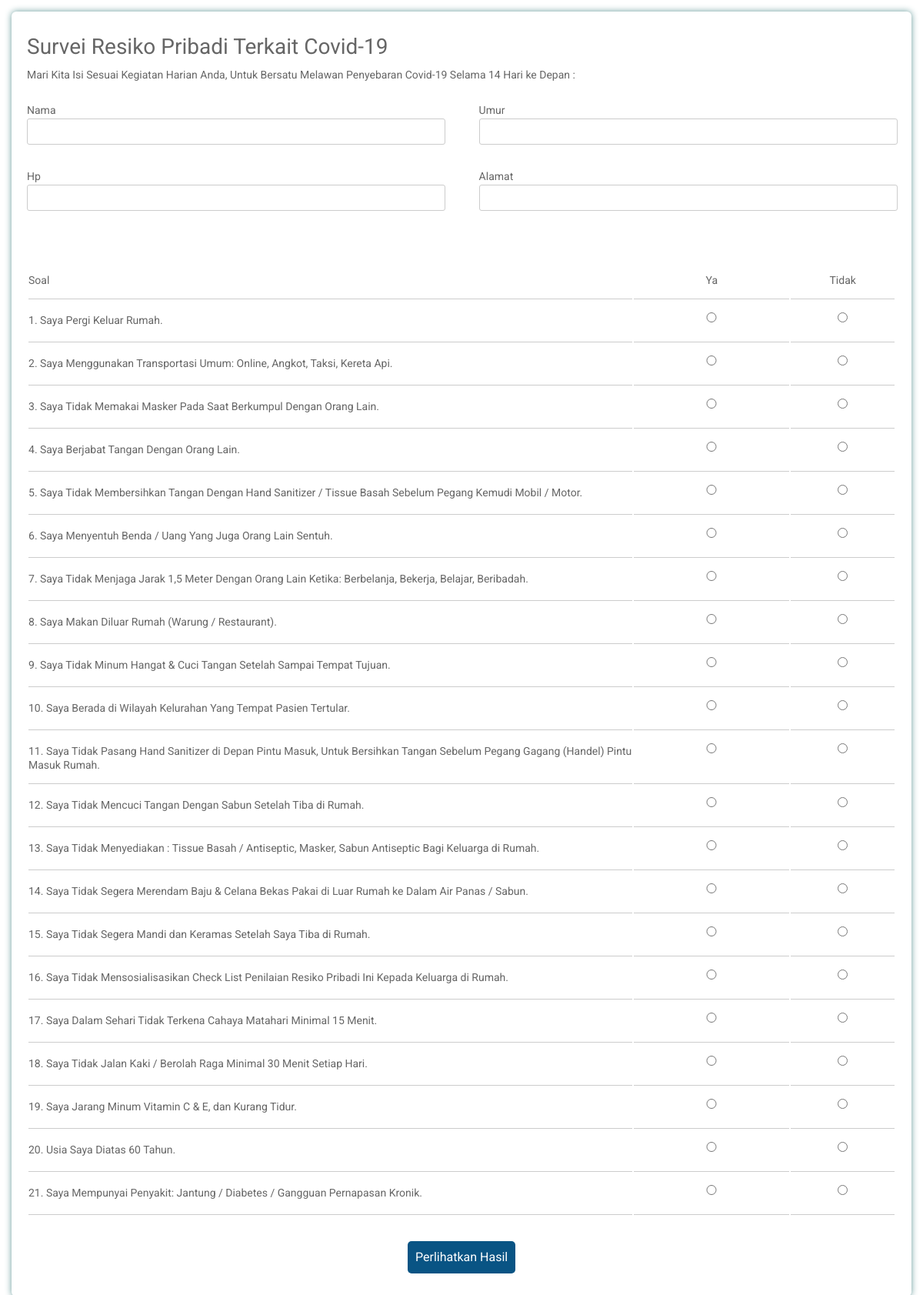
The page / on the database its author committed.
### tables this page shows
CREATE TABLE `soal` (
  `id` int(11) NOT NULL,
  `pertanyaan` text NOT NULL,
  `ya_a` varchar(255) NOT NULL,
  `tidak_b` varchar(255) NOT NULL,
  `jawaban` enum('a','b') NOT NULL
);

### index.php (the view, shortened to what this page needs)
<!DOCTYPE html>
<html>
  <head>
    <link rel="stylesheet" href="https://use.fontawesome.com/releases/v5.5.0/css/all.css">
    <link rel="stylesheet" type="text/css" href="desain.css">
  </head>
  <body>
    <div class="testbox">
      <form  method='post' name="form1" id="form1" action="selesai.php">
        <h1>Survei Resiko Pribadi Terkait Covid-19</h1>
        <p>Mari Kita Isi Sesuai Kegiatan Harian Anda, Untuk Bersatu Melawan Penyebaran Covid-19 Selama 14 Hari ke Depan :</p>
        <div class="colums">
          <div class="item">
            <label for="fname"> Nama</label>
            <input type="text" name="nama" required/>
          </div>
          <div class="item">
            <label for="lname"> Umur</label>
            <input type="number" min="0" max="120" name="umur" required/>
          </div>
          <div class="item">
            <label for="address1">Hp</label>
            <input type="number" name="hp" required/>
          </div>
          <div class="item">
            <label for="address2">Alamat</label>
            <input  type="text" max="13" name="alamat" required/>
          </div>
        </div>
        <table>
            <br>
          <tr>
            <br>
            <th class="first-col">Soal</th>
            <th>Ya</th>
            <th>Tidak</th>
          </tr>
            <?php
                $id=0;
                $titik =". ";
                $soal = mysqli_query($con,"SELECT * FROM soal");
                while($data=mysqli_fetch_array($soal)){
                  $id ++;
            ?>
          <tr>
            <td style="text-align: left;"><?php echo $id; ?><?php echo $titik; ?><?php echo $data["pertanyaan"]?></td>
            <td><input type="radio" value="a" name="jawaban[<?php echo $data['id']?>]"required><?php echo $data["ya_a"]?></td>
            <td><input type="radio" value="b" name="jawaban[<?php echo $data['id']?>]"required><?php echo $data["tidak_b"]?><br></td>
          </tr>
                          <?php
                     }
                ?>
        </table>
        <br>
        <div class="btn-block">
            <input type='submit' class="bbn" name='simpan' value= 'Perlihatkan Hasil'/>
        </div>
      </form>
    </div>
  </body>
</html>

### desain.css (style rules this page uses)
html, body { min-height: 100%; }
body, div, form, input, select { padding: 0; margin: 0; outline: none; font-family: Roboto, Arial, sans-serif; font-size: 14px; color: #666; line-height: 22px; }
h1, h4 { margin: 15px 0 4px; font-weight: 400; }
.testbox { display: flex; justify-content: center; align-items: center; height: inherit; padding: 15px; }
form { width: 100%; padding: 20px; border-radius: 6px; background: #fff; box-shadow: 0 0 8px #669999; }
input { width: calc(100% - 10px); padding: 5px; border: 1px solid #ccc; border-radius: 3px; vertical-align: middle; }
select, table { width: 100%; }
.colums { display:flex; justify-content:space-between; flex-direction:row; flex-wrap:wrap; }
.colums div { width:48%; }
th, td { width: 18%; padding: 15px 0; border-bottom: 1px solid #ccc; text-align: center; vertical-align: unset; line-height: 18px; font-weight: 400; word-break: break-all; }
.first-col { width: 70%; text-align: left; }
.btn-block { text-align: center; }
.bbn { width: 140px; padding: 10px; border: none; -webkit-border-radius: 5px; -moz-border-radius: 5px; border-radius: 5px; background-color: #095484; font-size: 16px; color: #fff; cursor: pointer; }
@media (min-width: 568px) { th, td { word-break: keep-all; } }
input, select, textarea { margin-bottom: 10px; border: 1px solid #ccc; border-radius: 3px; }
input { width: calc(100% - 10px); padding: 5px; }
.item { position: relative; margin: 10px 0; }
.btn-block { margin-top: 10px; text-align: center; }

### rows shown on the page
soal: pertanyaan "Saya Pergi Keluar Rumah."
soal: pertanyaan "Saya Menggunakan Transportasi Umum: Online, Angkot, Taksi, Kereta Api."
soal: pertanyaan "Saya Tidak Memakai Masker Pada Saat Berkumpul Dengan Orang Lain."
soal: pertanyaan "Saya Berjabat Tangan Dengan Orang Lain."
soal: pertanyaan "Saya Tidak Membersihkan Tangan Dengan Hand Sanitizer / Tissue Basah Sebelum Pegang Kemudi Mobil / Motor."
soal: pertanyaan "Saya Menyentuh Benda / Uang Yang Juga Orang Lain Sentuh."
soal: pertanyaan "Saya Tidak Menjaga Jarak 1,5 Meter Dengan Orang Lain Ketika: Berbelanja, Bekerja, Belajar, Beribadah."
soal: pertanyaan "Saya Makan Diluar Rumah (Warung / Restaurant)."
soal: pertanyaan "Saya Tidak Minum Hangat & Cuci Tangan Setelah Sampai Tempat Tujuan."
soal: pertanyaan "Saya Berada di Wilayah Kelurahan Yang Tempat Pasien Tertular."
soal: pertanyaan "Saya Tidak Pasang Hand Sanitizer di Depan Pintu Masuk, Untuk Bersihkan Tangan Sebelum Pegang Gagang (Handel) Pintu Masuk Rumah."
soal: pertanyaan "Saya Tidak Mencuci Tangan Dengan Sabun Setelah Tiba di Rumah."
soal: pertanyaan "Saya Tidak Menyediakan : Tissue Basah / Antiseptic, Masker, Sabun Antiseptic Bagi Keluarga di Rumah."
soal: pertanyaan "Saya Tidak Segera Merendam Baju & Celana Bekas Pakai di Luar Rumah ke Dalam Air Panas / Sabun."
soal: pertanyaan "Saya Tidak Segera Mandi dan Keramas Setelah Saya Tiba di Rumah."
soal: pertanyaan "Saya Tidak Mensosialisasikan Check List Penilaian Resiko Pribadi Ini Kepada Keluarga di Rumah."
soal: pertanyaan "Saya Dalam Sehari Tidak Terkena Cahaya Matahari Minimal 15 Menit."
soal: pertanyaan "Saya Tidak Jalan Kaki / Berolah Raga Minimal 30 Menit Setiap Hari."
soal: pertanyaan "Saya Jarang Minum Vitamin C & E, dan Kurang Tidur."
soal: pertanyaan "Usia Saya Diatas 60 Tahun."
soal: pertanyaan "Saya Mempunyai Penyakit: Jantung / Diabetes / Gangguan Pernapasan Kronik."
